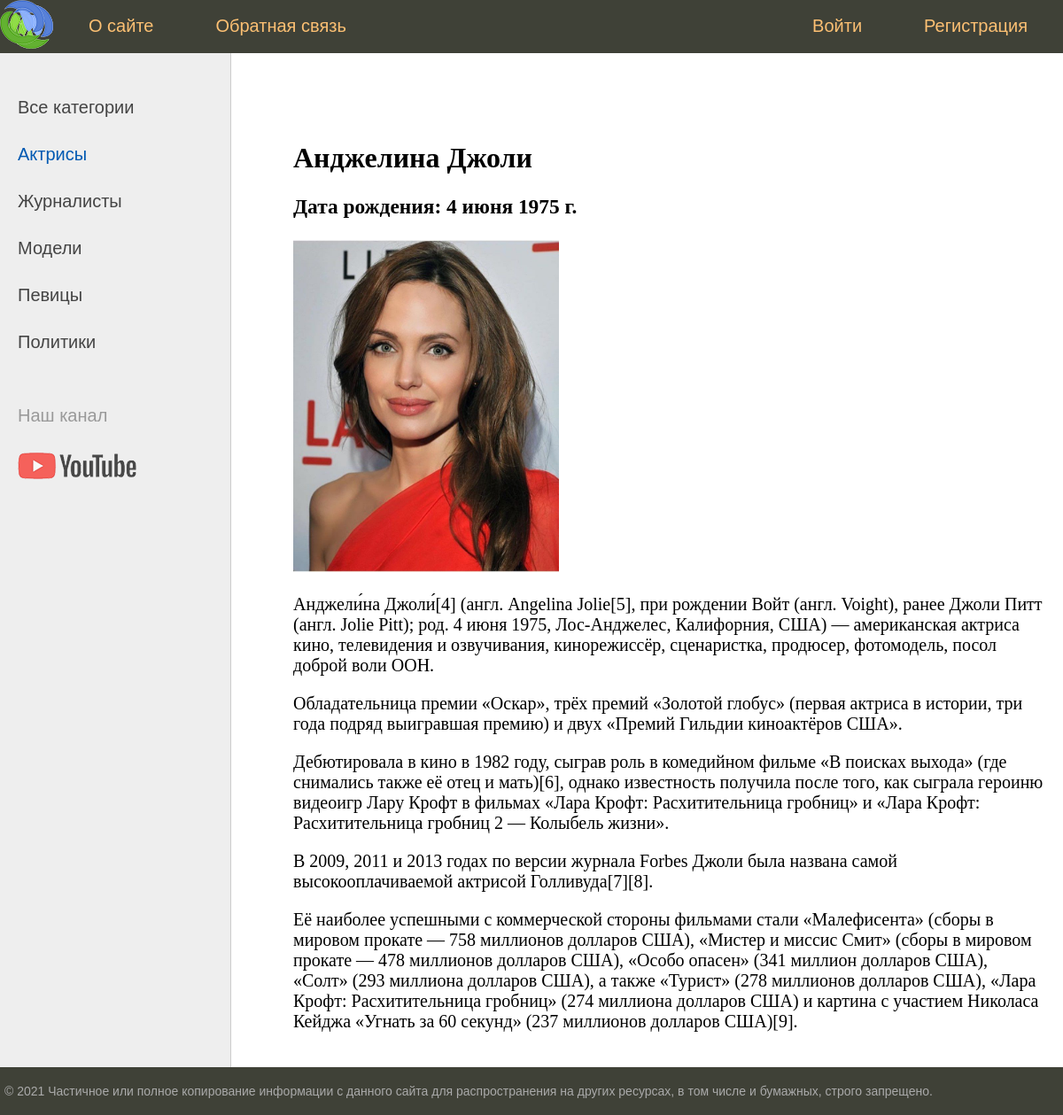
The app's page /post/andzhelina-dzholi/, older data.
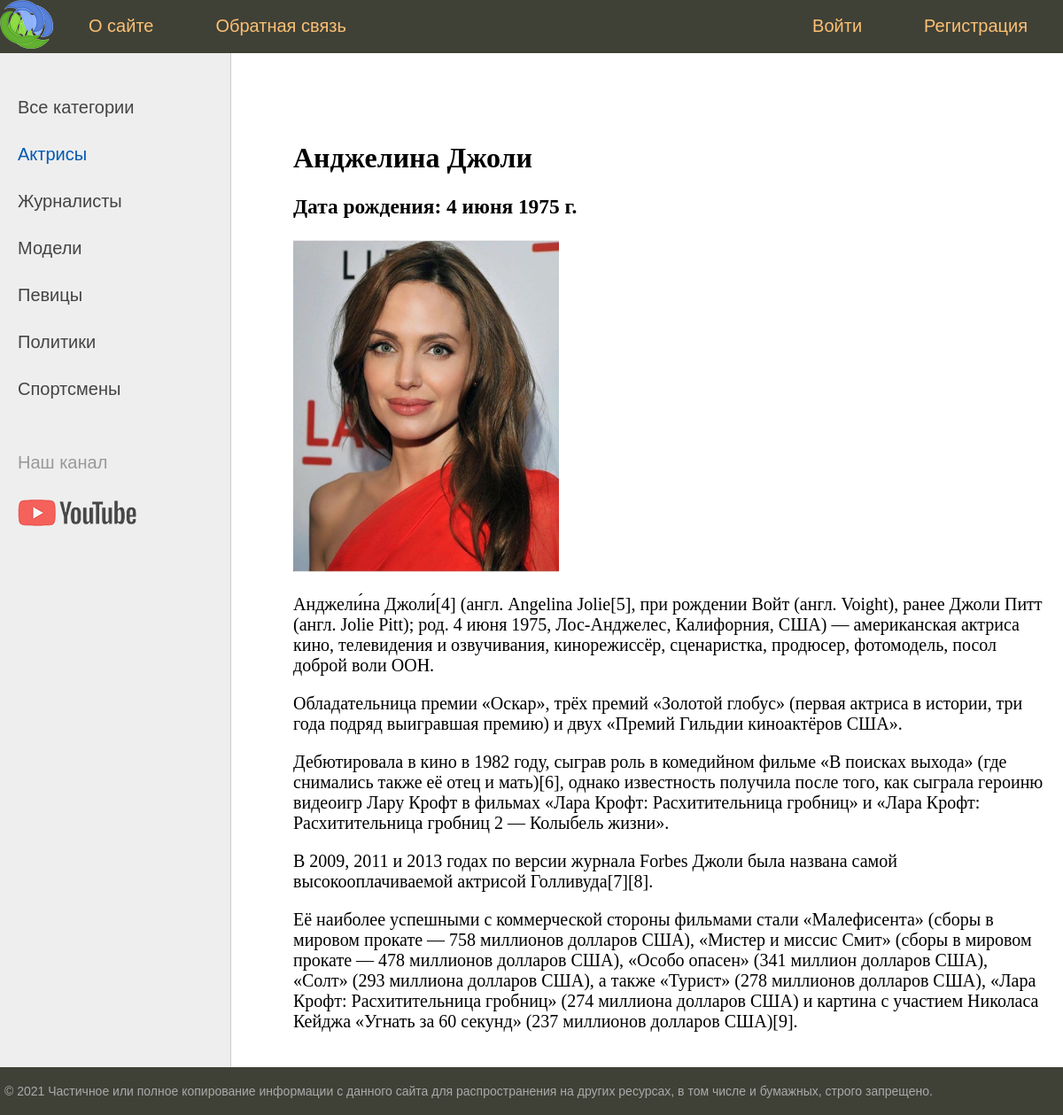
The same page, newer data.
### women/models.py (models this page shows, shortened)
class Category(models.Model):
    name = models.CharField(max_length=255, db_index=True)
    slug = models.SlugField(max_length=255, unique=True, db_index=True, verbose_name="URL")
    class Meta:
        verbose_name = 'Категория'
        verbose_name_plural = 'Категории'
    def get_absolute_url(self):
        return reverse('women:category', kwargs={'cat_slug':self.slug});

### women/views.py (the view)
# urls.py: path('post/<slug:post_slug>/', ShowPost.as_view(), name='post'),
class ShowPost(DataMixin, DetailView):
    model = Women
    template_name = 'women/post.html'
    context_object_name = 'w'
    allow_empty = False
    slug_url_kwarg = 'post_slug'
    def get_context_data(self, *, object_list=None, **kwargs):
        context = super().get_context_data(**kwargs)
        context['cat_slug_selected'] = context['w'].cat.slug
        context['strftime']=strftime
        c_def = self.get_basic_data(title=context['w'])
        return {**context, **c_def}

### women/models.py (called while the page is built)
    def __str__(self):
        return self.title;

### women/templatetags/women_tags.py (called while the page is built)
@register.inclusion_tag('women/list_categories.html')
def categories_list(sort_params=None, cat_slug_selected=0):
    if not sort_params:
        cats = Category.objects.all()
    else:
        cats = Category.objects.order_by(sort_params)
    return { 'cats':  cats, 'cat_slug_selected': cat_slug_selected }

### women/utils.py (called while the page is built)
    def get_basic_data(self, **kwargs):
        context = kwargs
        cats = cache.get('cats')
        if not cats:
            cats = Category.objects.annotate(Count('women'))
            cache.set('cats',cats, 60)
        user_menu = menu.copy()
        if not self.request.user.is_authenticated:
           del user_menu[1]
        context['menu']=user_menu
        context['cats']=cats
        if 'cat_selected' not in context:
            context['cat_selected']=0
        return context

### women/templates/women/post.html (shortened to what this page needs)
{% extends 'women/base.html' %}
{% block content %}
<div>
    <h1>{{w.title}}</h1>
	{% if w.birthday  %}
		<h3>Дата рождения: <span>{{ w.birthday }} </span></h3>
	{% endif %}
	{% if w.photo %}
		<img src="{{w.photo.url}}" width="300px"/>
	{% endif %}
	{% autoescape on %}
	<p class="link-read-post">{{w.content|linebreaks}}</p>
	{% endautoescape %}
</div>
{% endblock %}

### women/templates/women/list_categories.html
{% if cat_slug_selected == 0 %}
	<li class="selected">Все категории</li>
{% else %}
	<li><a href="{% url 'women:home' %}">Все категории</a></li>
{% endif %}
{% for cat in cats %}
	{% if cat.slug == cat_slug_selected %}
		<li class="selected">{{ cat.name }}</li>
	{% else %}
		<li><a href="{{ cat.get_absolute_url }}">{{ cat.name }}</a></li>
	{% endif %}
{% endfor %}

Row changes from the older to the newer data that the page shows:
added Category: name "Спортсмены"
